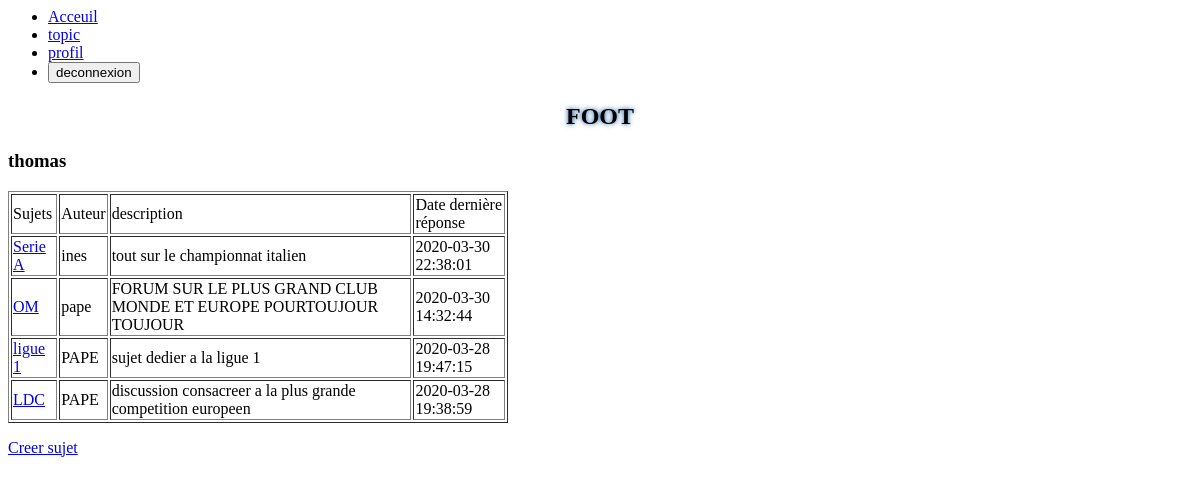
Screenshot of /topic.php?id_topics=3 (signed in) with the database file from the repository.
### tables this page shows
CREATE TABLE IF NOT EXISTS `topics` (
  `id_topics` int(6) NOT NULL AUTO_INCREMENT,
  `auteur` varchar(30) NOT NULL,
  `titre` text NOT NULL,
  `date` datetime NOT NULL DEFAULT current_timestamp(),
  PRIMARY KEY (`id_topics`)
);

CREATE TABLE IF NOT EXISTS `sujets` (
  `id_sujets` int(6) NOT NULL AUTO_INCREMENT,
  `auteur` varchar(30) NOT NULL,
  `titre` text NOT NULL,
  `description` text DEFAULT NULL,
  `date` datetime NOT NULL DEFAULT '0000-00-00 00:00:00',
  `id_topics` int(6) NOT NULL,
  PRIMARY KEY (`id_sujets`)
);

### topic.php (the view, shortened to what this page needs)
<html>
	<head>
		<link rel="stylesheet" href="index.css"/>
	</head>
<body>
  <header class="topnav">
 <nav>
<ul>
<?php include('header.php') ?>
</ul>
 </nav>
</header>
<main>
<?php
if(empty($_GET['id_topics']))
{
    echo'<section><p><a href="index.php"> Veuillez choisir un topic.</a> </p></section>';
}
else {
$connexion = mysqli_connect("localhost", "root", "", "forum");
$sql1 = 'SELECT * FROM topics WHERE id_topics="'.$_GET['id_topics'].'"';
$req1 = mysqli_query($connexion,$sql1);
$dataa = mysqli_fetch_array($req1);
    ?>
    <section>
        <h1>
            <article><?php echo $dataa['titre']; ?></article>
         </h1>
         <h3>
                 <aside><?php echo $dataa['auteur']; ?></aside>
         </h3>
    </section>
	<table width="500" border="1"><tr>
	<td>
	Sujets
	</td><td>
	Auteur
	</td><td>
    description
	</td><td>
	Date dernière réponse
	</td></tr>
    <?php
       $connexion = mysqli_connect("localhost", "root", "", "forum");
       $sql = 'SELECT * FROM sujets  WHERE id_topics="'.$_GET['id_topics'].'" ORDER BY date DESC';
       $req = mysqli_query($connexion,$sql);
	while ($data = mysqli_fetch_array($req)) {
	echo '<tr>';
	echo '<td>';
	echo '<a href="sujet.php?id_sujets=' , $data['id_sujets'] , '">' ,$data['titre'] , '</a>';
	echo '</td><td>';
	echo $data['auteur'];
    echo '</td><td>';
	echo $data['description'];
	echo '</td><td>';
    echo $data['date'];
    }
    	?>
     </td></tr></table>
	<?php
  echo '<p><a href="nvxsujet.php?id_topics=' , $_GET['id_topics'] , '"> Creer sujet</a>  ' ;
}
?>
</main>
</body>
</html>

### index.css (style rules this page uses)
h1 { text-align: center; animation: titre .75s ease-out infinite; text-shadow: 0px 0px 5px #004D98; }

### rows the page displays
topics: titre "FOOT", auteur "thomas"
sujets: titre "Serie A", auteur "ines", description "tout sur le championnat italien", date "2020-03-30 22:38:01"
sujets: titre "OM", auteur "pape", description "FORUM SUR LE PLUS GRAND CLUB MONDE ET EUROPE POURTOUJOUR TOUJOUR", date "2020-03-30 14:32:44"
sujets: titre "ligue 1", auteur "PAPE", description "sujet dedier a la ligue 1", date "2020-03-28 19:47:15"
sujets: titre "LDC", auteur "PAPE", description "discussion consacreer a la plus grande competition europeen", date "2020-03-28 19:38:59"
